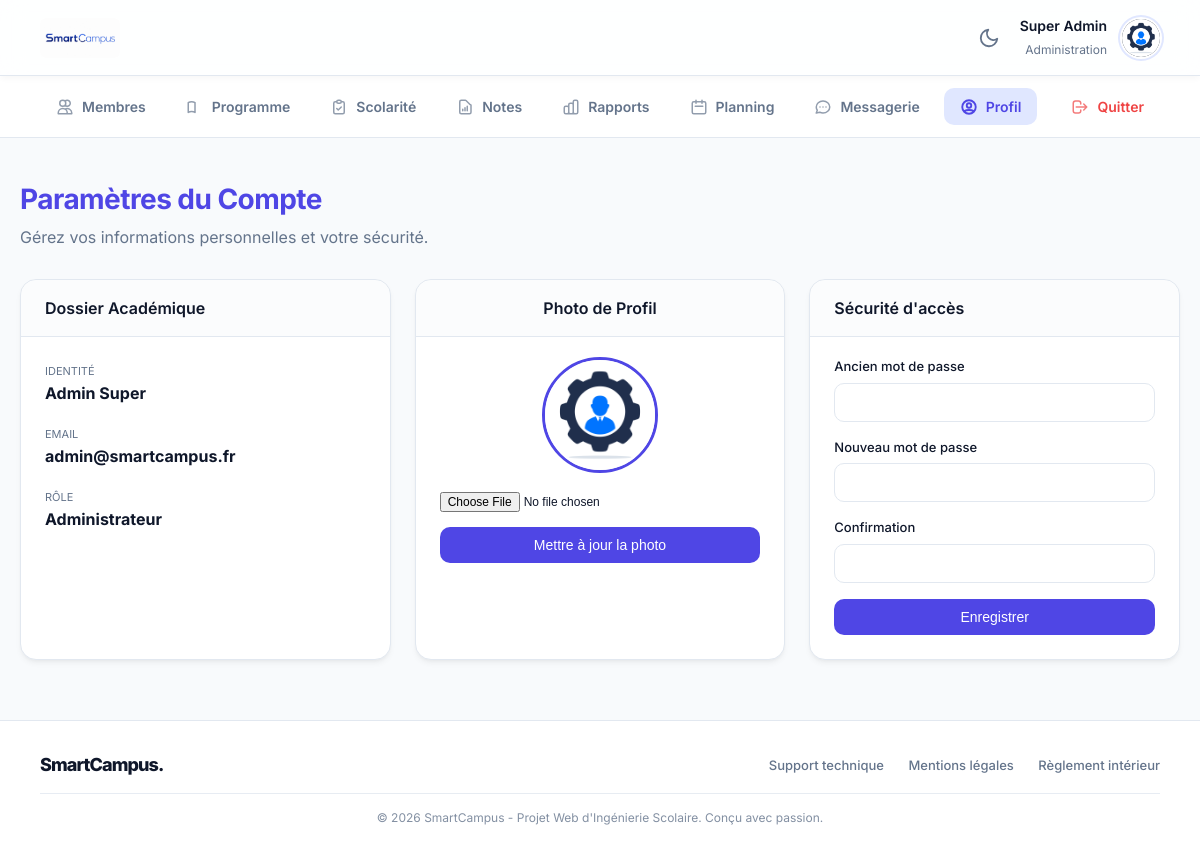
Page /profil.php (signed in) on the committed database.
### tables this page shows
CREATE TABLE utilisateurs (
        id INTEGER PRIMARY KEY AUTOINCREMENT,
        prenom TEXT NOT NULL,
        nom TEXT NOT NULL,
        email TEXT UNIQUE NOT NULL,
        role TEXT CHECK(role IN ('etudiant', 'professeur', 'administrateur')) NOT NULL,
        mot_de_passe_hash TEXT NOT NULL,
        statut_compte TEXT DEFAULT 'actif',
        groupe_id INTEGER,
        FOREIGN KEY(groupe_id) REFERENCES groupes(id) ON DELETE SET NULL
    );

### profil.php (the view, shortened to what this page needs)
<?php
require_once 'db.php';
$mon_id = $_SESSION['utilisateur_id'];
$stmt_info = $db->prepare("SELECT u.*, g.nom as nom_groupe FROM utilisateurs u LEFT JOIN groupes g ON u.groupe_id = g.id WHERE u.id = ?");
$stmt_info->execute([$mon_id]);
$mon_profil = $stmt_info->fetch(PDO::FETCH_ASSOC);
$initiales = strtoupper(substr($mon_profil['prenom'], 0, 1) . substr($mon_profil['nom'], 0, 1));
$avatar_url = null;
$search_avatar = glob("uploads/avatars/avatar_" . $mon_id . ".*");
if (!empty($search_avatar)) {
    $avatar_url = $search_avatar[0];
}
?>
<!DOCTYPE html>
<html lang="fr">
<head>
    <link rel="stylesheet" href="style.css">
</head>
<body>
    <?php include 'menu.php'; ?>
    <div class="container">
        <div style="margin-bottom: 30px;">
            <h1 style="color:var(--primary);">Paramètres du Compte</h1>
            <p style="color:var(--text-muted); margin:0;">Gérez vos informations personnelles et votre sécurité.</p>
        </div>
        <div class="dashboard-grid" style="grid-template-columns: 1fr 1fr 1fr;">
            <div class="card">
                <div class="card-header"><h2>Dossier Académique</h2></div>
                <div style="margin-bottom:15px;"><span style="font-size:11px;color:var(--text-muted);text-transform:uppercase;">Identité</span><strong style="display:block;"><?= htmlspecialchars($mon_profil['nom'].' '.$mon_profil['prenom']) ?></strong></div>
                <div style="margin-bottom:15px;"><span style="font-size:11px;color:var(--text-muted);text-transform:uppercase;">Email</span><strong style="display:block;"><?= htmlspecialchars($mon_profil['email']) ?></strong></div>
                <div style="margin-bottom:15px;"><span style="font-size:11px;color:var(--text-muted);text-transform:uppercase;">Rôle</span><strong style="display:block;text-transform:capitalize;"><?= $mon_role ?></strong></div>
            </div>
            <div class="card" style="text-align:center;">
                <div class="card-header"><h2>Photo de Profil</h2></div>
                <div style="display:flex;justify-content:center;margin:15px 0;">
                    <div style="width:110px;height:110px;border-radius:50%;background:var(--bg-body);overflow:hidden;border:3px solid var(--primary);display:flex;align-items:center;justify-content:center;font-size:32px;font-weight:bold;color:var(--text-muted);">
                        <?php if($avatar_url): ?><img src="<?= $avatar_url ?>" style="width:100%;height:100%;object-fit:cover;" alt="Avatar"><?php else: ?><?= $initiales ?><?php endif; ?>
                    </div>
                </div>
                <form method="POST" enctype="multipart/form-data">
                    <input type="file" name="avatar" accept=".jpg,.jpeg,.png" required style="font-size:12px;margin-bottom:15px;width:100%;">
                    <button type="submit" class="btn-action" style="width:100%;">Mettre à jour la photo</button>
                </form>
            </div>
            <div class="card">
                <div class="card-header"><h2>Sécurité d'accès</h2></div>
                <form method="POST">
                    <label>Ancien mot de passe</label><input type="password" name="ancien_mdp" required>
                    <label>Nouveau mot de passe</label><input type="password" name="nouveau_mdp" required>
                    <label>Confirmation</label><input type="password" name="confirmer_mdp" required>
                    <button type="submit" class="btn-action" style="width:100%;">Enregistrer</button>
                </form>
            </div>
        </div>
    </div>
    <?php include 'footer.php'; ?>
</body>
</html>

### menu.php (shortened to what this page needs)
<?php
require_once 'db.php';
$mon_id = $_SESSION['utilisateur_id'];
$mon_role = $_SESSION['role'];
$stmt_menu = $db->prepare("SELECT u.*, g.nom as nom_groupe FROM utilisateurs u LEFT JOIN groupes g ON u.groupe_id = g.id WHERE u.id = ?");
$stmt_menu->execute([$mon_id]);
$user_menu = $stmt_menu->fetch(PDO::FETCH_ASSOC);
$initiales_menu = strtoupper(substr($user_menu['prenom'], 0, 1) . substr($user_menu['nom'], 0, 1));
$avatar_menu_url = null;
$search_avatar_menu = glob("uploads/avatars/avatar_" . $mon_id . ".*");
if (!empty($search_avatar_menu)) { $avatar_menu_url = $search_avatar_menu[0]; }
$stmt_unread_menu = $db->prepare("SELECT COUNT(*) FROM messages WHERE destinataire_id = ? AND lu = 0");
$stmt_unread_menu->execute([$mon_id]);
$messages_non_lus_menu = $stmt_unread_menu->fetchColumn();
$current_page = basename($_SERVER['PHP_SELF']);
?>
<header class="top-bar">
    <img src="images/logo.jpg" alt="SmartCampus" onerror="this.src='https://via.placeholder.com/120x45?text=SmartCampus'">
   <div class="user-widget">
    <button id="theme-toggle" style="background: transparent; border: none; cursor: pointer; color: var(--text-muted); padding: 5px; display: flex; align-items: center;" title="Changer le thème">
        <svg id="theme-icon" width="22" height="22" fill="none" viewBox="0 0 24 24" stroke="currentColor" stroke-width="2">
            <path stroke-linecap="round" stroke-linejoin="round" d="M21 12.79A9 9 0 1111.21 3 7 7 0 0021 12.79z" />
        </svg>
    </button>
    <div class="user-widget-info" style="text-align: right;">
            <strong style="color:var(--text-main); font-size:14px;"><?= htmlspecialchars($user_menu['prenom'] . ' ' . $user_menu['nom']) ?></strong>
            <span style="font-size:12px; color:var(--text-muted);">
                <?php
                if ($mon_role === 'administrateur') echo 'Administration';
                elseif ($mon_role === 'professeur') echo 'Corps Enseignant';
                else echo htmlspecialchars($user_menu['nom_groupe'] ?? 'Étudiant');
                ?>
            </span>
        </div>
        <div class="avatar-small" <?= $mon_role === 'administrateur' ? 'style="background: #1e293b;"' : '' ?>>
            <?php if ($avatar_menu_url): ?><img src="<?= $avatar_menu_url ?>" alt="Profil"><?php else: ?><?= $initiales_menu ?><?php endif; ?>
        </div>
    </div>
</header>
<nav class="top-nav">
    <?php if ($mon_role === 'administrateur'): ?>
        <a href="dashboard_administrateur.php" class="<?= $current_page === 'dashboard_administrateur.php' ? 'active' : '' ?>">
            <svg fill="none" viewBox="0 0 24 24" stroke="currentColor" stroke-width="2"><path stroke-linecap="round" stroke-linejoin="round" d="M12 4.354a4 4 0 110 5.292M15 21H3v-1a6 6 0 0112 0v1zm0 0h6v-1a6 6 0 00-9-5.197M13 7a4 4 0 11-8 0 4 4 0 018 0z" /></svg> Membres
        </a>
        <a href="gestion_cours.php" class="<?= $current_page === 'gestion_cours.php' ? 'active' : '' ?>">
            <svg fill="none" viewBox="0 0 24 24" stroke="currentColor" stroke-width="2"><path stroke-linecap="round" stroke-linejoin="round" d="M12 6.253v13m0-13C10.832 5.477 9.246 5 7.5 5S4.168 5.477 3 6.253v13C4.168 18.477 5.754 18 7.5 18s3.332.477 4.5 1.253" /></svg> Programme
        </a>
        <a href="gestion_absences.php" class="<?= $current_page === 'gestion_absences.php' ? 'active' : '' ?>">
            <svg fill="none" viewBox="0 0 24 24" stroke="currentColor" stroke-width="2"><path stroke-linecap="round" stroke-linejoin="round" d="M9 5H7a2 2 0 00-2 2v12a2 2 0 002 2h10a2 2 0 002-2V7a2 2 0 00-2-2h-2M9 5a2 2 0 002 2h2a2 2 0 002-2M9 5a2 2 0 012-2h2a2 2 0 012 2m-6 9l2 2 4-4" /></svg> Scolarité
        </a>
        <a href="notes_admin.php" class="<?= $current_page === 'notes_admin.php' ? 'active' : '' ?>">
            <svg fill="none" viewBox="0 0 24 24" stroke="currentColor" stroke-width="2">
                <path stroke-linecap="round" stroke-linejoin="round" d="M9 17v-2m3 2v-4m3 4v-6m2 10H7a2 2 0 01-2-2V5a2 2 0 012-2h5.586a1 1 0 01.707.293l5.414 5.414A1 1 0 0120 9.414V19a2 2 0 01-2 2z" />
            </svg> Notes
        </a>
        <a href="rapports_admin.php" class="<?= $current_page === 'rapports_admin.php' ? 'active' : '' ?>">
            Rapports
        </a>
    <?php endif; ?>
    <a href="planning.php" class="<?= $current_page === 'planning.php' ? 'active' : '' ?>">
        <svg fill="none" viewBox="0 0 24 24" stroke="currentColor" stroke-width="2"><path stroke-linecap="round" stroke-linejoin="round" d="M8 7V3m8 4V3m-9 8h10M5 21h14a2 2 0 002-2V7a2 2 0 00-2-2H5a2 2 0 00-2 2v12a2 2 0 002 2z" /></svg> Planning
    </a>
    <a href="messagerie.php" class="<?= $current_page === 'messagerie.php' ? 'active' : '' ?>">
        <svg fill="none" viewBox="0 0 24 24" stroke="currentColor" stroke-width="2"><path stroke-linecap="round" stroke-linejoin="round" d="M8 12h.01M12 12h.01M16 12h.01M21 12c0 4.418-4.03 8-9 8a9.863 9.863 0 01-4.255-.949L3 20l1.395-3.72C3.512 15.042 3 13.574 3 12c0-4.418 4.03-8 9-8s9 3.582 9 8z" /></svg>
        Messagerie <?php if ($messages_non_lus_menu > 0): ?><span class="notification-badge"><?= $messages_non_lus_menu ?></span><?php endif; ?>
    </a>
    <a href="profil.php" class="<?= $current_page === 'profil.php' ? 'active' : '' ?>">
        <svg fill="none" viewBox="0 0 24 24" stroke="currentColor" stroke-width="2"><path stroke-linecap="round" stroke-linejoin="round" d="M5.121 17.804A13.937 13.937 0 0112 16c2.5 0 4.847.655 6.879 1.804M15 10a3 3 0 11-6 0 3 3 0 016 0zm6 2a9 9 0 11-18 0 9 9 0 0118 0z" /></svg> Profil
    </a>
    <a href="deconnexion.php" style="color: var(--danger); margin-left: auto;">
        <svg fill="none" viewBox="0 0 24 24" stroke="currentColor" stroke-width="2"><path stroke-linecap="round" stroke-linejoin="round" d="M17 16l4-4m0 0l-4-4m4 4H7m6 4v1a3 3 0 01-3 3H6a3 3 0 01-3-3V7a3 3 0 013-3h4a3 3 0 013 3v1" /></svg> Quitter
    </a>
</nav>

### style.css (style rules this page uses)
:root { --primary: #4f46e5; --primary-hover: #4338ca; --primary-light: #e0e7ff; --bg-body: #f8fafc; --surface: #ffffff; --text-main: #0f172a; --text-muted: #64748b; --border: #e2e8f0; --success: #10b981; --success-bg: #d1fae5; --danger: #ef4444; --danger-bg: #fee2e2; --warning: #f59e0b; --radius-md: 10px; --radius-lg: 16px; --shadow-sm: 0 1px 2px 0 rgb(0 0 0 / 0.05); --shadow-md: 0 4px 6px -1px rgb(0 0 0 / 0.05), 0 2px 4px -2px rgb(0 0 0 / 0.05); --shadow-hover: 0 10px 15px -3px rgb(0 0 0 / 0.08), 0 4px 6px -4px rgb(0 0 0 / 0.04); --transition: all 0.25s ease; }
body { font-family: 'Inter', sans-serif; background-color: var(--bg-body); color: var(--text-main); margin: 0; padding: 0; line-height: 1.5; }
h1 { font-size: 28px; font-weight: 700; margin-bottom: 5px; letter-spacing: -0.02em; }
h2 { font-size: 16px; font-weight: 600; margin: 0; color: var(--text-main); }
a { text-decoration: none; transition: var(--transition); }
.top-bar { display: flex; justify-content: space-between; align-items: center; padding: 15px 40px; position: sticky; top: 0; z-index: 1000; background: var(--header-bg, rgba(255, 255, 255, 0.85)); backdrop-filter: blur(12px); -webkit-backdrop-filter: blur(12px); border-bottom: 1px solid var(--border); box-shadow: 0 4px 6px -1px rgba(0, 0, 0, 0.03); }
.top-bar img { height: 40px; border-radius: 6px; }
.user-widget { display: flex; align-items: center; gap: 15px; }
.user-widget-info strong { display: block; font-size: 14px; font-weight: 600; }
.user-widget-info span { font-size: 12px; color: var(--text-muted); }
.avatar-small { width: 38px; height: 38px; border-radius: 50%; background: var(--primary); color: white; display: flex; align-items: center; justify-content: center; font-weight: 600; font-size: 14px; overflow: hidden; box-shadow: 0 0 0 2px var(--surface), 0 0 0 4px var(--primary-light); }
.avatar-small img { width: 100%; height: 100%; object-fit: cover; }
.top-nav { display: flex; gap: 8px; padding: 12px 40px; background-color: var(--surface); border-bottom: 1px solid var(--border); overflow-x: auto; }
.top-nav a { display: inline-flex; align-items: center; gap: 8px; text-decoration: none; color: var(--text-muted); font-weight: 600; font-size: 14px; padding: 8px 16px; border-radius: var(--radius-md); transition: all 0.2s ease; }
.top-nav a svg { width: 18px; height: 18px; opacity: 0.7; transition: opacity 0.2s ease; }
.top-nav a.active { background-color: var(--primary-light); color: var(--primary); }
.top-nav a.active svg { opacity: 1; stroke-width: 2.5px; }
.container { max-width: 1200px; margin: 40px auto; padding: 0 20px; }
.dashboard-grid { display: grid; grid-template-columns: 2fr 1fr; gap: 24px; }
.card { background: var(--surface); border: 1px solid var(--border); border-radius: var(--radius-lg); box-shadow: var(--shadow-md); padding: 24px; min-width: 0; transition: var(--transition); }
.card-header { border-bottom: 1px solid var(--border); margin: -24px -24px 20px -24px; padding: 16px 24px; background: rgba(248, 250, 252, 0.5); border-top-left-radius: var(--radius-lg); border-top-right-radius: var(--radius-lg); }
label { display: block; font-size: 13px; font-weight: 500; margin-bottom: 6px; color: var(--text-main); }
input[type="text"], input[type="email"], input[type="password"], input[type="number"], input[type="time"], input[type="date"], select, textarea { width: 100%; padding: 10px 14px; border: 1px solid var(--border); border-radius: var(--radius-md); margin-bottom: 16px; font-size: 14px; box-sizing: border-box; background-color: var(--surface); color: var(--text-main); transition: var(--transition); font-family: inherit; }
.btn-action { background: var(--primary); color: white; border: none; padding: 10px 20px; border-radius: var(--radius-md); cursor: pointer; font-weight: 500; font-size: 14px; transition: var(--transition); display: inline-flex; align-items: center; justify-content: center; }

### rows in the picture
utilisateurs: prenom+nom "Super Admin", nom+prenom "Admin Super", email "admin@smartcampus.fr"

### other values in the picture
$mon_role "Administrateur"
